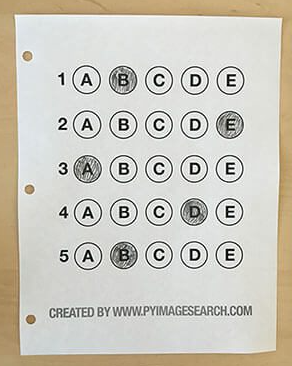
#> input picture omr_sheets/reference/ref.png, 292 x 366 px
$ python -i warpImage.py   (imports and definitions only)
#> lines starting #> are read from the running program, lines starting #| are printed output that depends on the picture; after the words box and inside, x2 and y2 are one past the last pixel; in counts of white or black regions, pixels touching at a corner belong together
### utils.py
import numpy as np
import cv2
import operator

# [8 lines left out: function adjust_contrast, not called in this run]

def order_points(pts):
	# initialzie a list of coordinates that will be ordered
	# such that the first entry in the list is the top-left,
	# the second entry is the top-right, the third is the
	# bottom-right, and the fourth is the bottom-left
	rect = np.zeros((4, 2), dtype = "float32")
	# the top-left point will have the smallest sum, whereas
	# the bottom-right point will have the largest sum
	s = pts.sum(axis = 1)
	rect[0] = pts[np.argmin(s)]
	rect[2] = pts[np.argmax(s)]
	# now, compute the difference between the points, the
	# top-right point will have the smallest difference,
	# whereas the bottom-left will have the largest difference
	diff = np.diff(pts, axis = 1)
	rect[1] = pts[np.argmin(diff)]
	rect[3] = pts[np.argmax(diff)]
	# return the ordered coordinates
	return rect

def four_point_transform(image, pts):
	# obtain a consistent order of the points and unpack them
	# individually
	rect = order_points(pts)
	(tl, tr, br, bl) = rect
	# compute the width of the new image, which will be the
	# maximum distance between bottom-right and bottom-left
	# x-coordiates or the top-right and top-left x-coordinates
	widthA = np.sqrt(((br[0] - bl[0]) ** 2) + ((br[1] - bl[1]) ** 2))
	widthB = np.sqrt(((tr[0] - tl[0]) ** 2) + ((tr[1] - tl[1]) ** 2))
	maxWidth = max(int(widthA), int(widthB))
	# compute the height of the new image, which will be the
	# maximum distance between the top-right and bottom-right
	# y-coordinates or the top-left and bottom-left y-coordinates
	heightA = np.sqrt(((tr[0] - br[0]) ** 2) + ((tr[1] - br[1]) ** 2))
	heightB = np.sqrt(((tl[0] - bl[0]) ** 2) + ((tl[1] - bl[1]) ** 2))
	maxHeight = max(int(heightA), int(heightB))
	# now that we have the dimensions of the new image, construct
	# the set of destination points to obtain a "birds eye view",
	# (i.e. top-down view) of the image, again specifying points
	# in the top-left, top-right, bottom-right, and bottom-left
	# order
	dst = np.array([
		[0, 0],
		[maxWidth - 1, 0],
		[maxWidth - 1, maxHeight - 1],
		[0, maxHeight - 1]], dtype = "float32")
	# compute the perspective transform matrix and then apply it
	M = cv2.getPerspectiveTransform(rect, dst)
	warped = cv2.warpPerspective(image, M, (maxWidth, maxHeight))
	# return the warped image
	return warped

# [77 lines left out: functions convert_to_binary, is_omr_bubble, splitBoxes, not called in this run]

# [15 lines of commented-out code are left out]

class Bubble:
	# [6 lines left out: function __init__, not called in this run]

	@property
	def area(self):
		return self.width * self.height

# [25 lines of commented-out code are left out]

# [118 lines left out: functions regularize, sort_bubbles, fill_blank_table, replace_outliers_with_average, detect_answer, calculate_image_similarity, not called in this run]

def calculate_bubble_similarity(bubble1, bubble2):
    return calculate_image_similarity(bubble1.image, bubble2.image)

# [98 lines left out: functions combinate, combine, paste, pasteOnlyBubble, not called in this run]


# def combine(bubbleArray, needLength):

# you have to write this function, this function should output an array of bubble objects, the length of this bubble must be equal to needLength, this function should work by calling calculate_image_similarity() on images in bubbleArray, and combining those which are most similar

### warpImage.py
import cv2
import utils
import imutils
import numpy as np

def warpImage(imagePath, savePath):
#> called with imagePath = 'omr_sheets/reference/ref.png', savePath = 'out.png'
	image = cv2.imread(imagePath)
#> image is the input picture: shape (366, 292, 3); mean B, G, R 190, 200.4, 203.9


	grayscale = cv2.cvtColor(image, cv2.COLOR_BGR2GRAY)
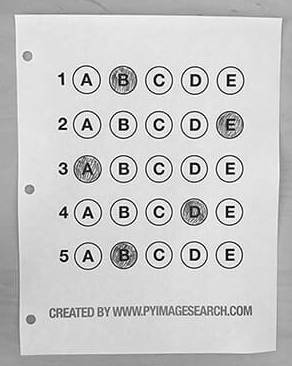
#> grayscale: shape (366, 292); min 0, max 255, mean 200.3

	gaussianBlurr = grayscale#cv2.GaussianBlur(grayscale, (5,5), 0) # maybe adjust the convolution kernel dynamically lol

	# we need to find the ends of the paper, so
	edged = cv2.Canny(gaussianBlurr, 75, 200)
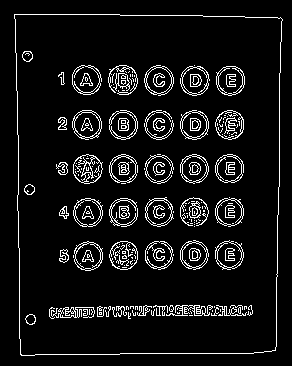
#> edged: shape (366, 292); 7.8% white in thin lines or dots, all inside (x1, y1, x2, y2) = (14, 14, 283, 356)

	#contours
	contors = cv2.findContours(edged, cv2.RETR_EXTERNAL, cv2.CHAIN_APPROX_SIMPLE)
#> contors = 1 contour; box (x1, y1, x2, y2) and area: (14, 14, 283, 356) 88112

	contors = imutils.grab_contours(contors)

	docCnt = None

	if len(contors)>0:
		#it exists, sort it
		contors = sorted(contors, key=cv2.contourArea)

		for c in contors:
			perim = cv2.arcLength(c, True)
			approx = cv2.approxPolyDP(c, 0.02*perim, True)

			if (len(approx) == 4):
				docCnt = approx
				break
#> this loop made 1 pass
#> (perim, docCnt) on pass 1: (1206.4, [[14, 14], [20, 354], [275, 350], [282, 19]])

	warped = utils.four_point_transform(grayscale, docCnt.reshape(4,2))
#> in order_points, `s = pts.sum(axis = 1)`: s = [28, 374, 625, 301]
#> in order_points, `diff = np.diff(pts, axis = 1)`: diff = [0, 334, 75, -263]
#> in four_point_transform, `rect = order_points(pts)`: rect = [[14, 14], [282, 19], [275, 350], [20, 354]]
#> in four_point_transform, `(tl, tr, br, bl) = rect`: tl = [14, 14]; tr = [282, 19]; br = [275, 350]; bl = [20, 354]
#> in four_point_transform, `widthA = np.sqrt(((br[0] - bl[0]) ** 2) + ((br[1] - bl[1]) ** 2))`: widthA = 255
#> in four_point_transform, `widthB = np.sqrt(((tr[0] - tl[0]) ** 2) + ((tr[1] - tl[1]) ** 2))`: widthB = 268
#> in four_point_transform, `heightA = np.sqrt(((tr[0] - br[0]) ** 2) + ((tr[1] - br[1]) ** 2))`: heightA = 331.1
#> in four_point_transform, `heightB = np.sqrt(((tl[0] - bl[0]) ** 2) + ((tl[1] - bl[1]) ** 2))`: heightB = 340.1
#> in four_point_transform, `maxHeight = max(int(heightA), int(heightB))`: maxHeight = 340
#> in four_point_transform, `dst = np.array([ [0, 0], [maxWidth - 1, 0], [maxWidth - 1, maxHeight -..`: dst = [[0, 0], [267, 0], [267, 339], [0, 339]]
#> in four_point_transform, `M = cv2.getPerspectiveTransform(rect, dst)`: M = [[0.966, -0.0171, -13.29], [-0.0176, 0.945, -12.98], [-9.8e-05, -0.000142, 1]]
#> in four_point_transform, `warped = cv2.warpPerspective(image, M, (maxWidth, maxHeight))`:
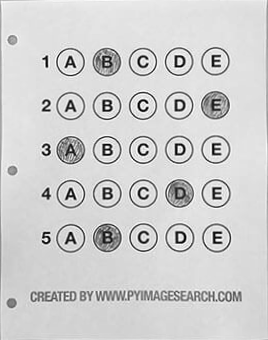
#> warped: shape (340, 268); min 1, max 255, mean 207.8

	cv2.imwrite(savePath, warped)
	return savePath

def getMasks(image, rectangles):
	# Create an empty list to store the mask images
	masks = []
	highlight_image = np.zeros_like(image)

	# Loop through each rectangle in the rectangles list
	for rect in rectangles:
		# Create a black canvas with the same size as the input image
		mask = np.zeros_like(image)

		# Get the coordinates and dimensions of the rectangle
		x, y, w, h = rect['x'], rect['y'], rect['width'], rect['height']

		# Draw the rectangle on the mask, making the pixels white
		cv2.rectangle(mask, (x, y), (x + w, y + h), (255, 255, 255), -1)

		# Add the mask to the list
		masks.append(mask)

		# Draw the rectangle on the highlight_image
		cv2.rectangle(highlight_image, (x, y), (x + w, y + h), (255, 255, 255), -1)
	cv2.imwrite('omr_sheets\\reference\\highlighted_image.png', highlight_image)

	return masks

>>> result = warpImage('omr_sheets/reference/ref.png', 'out.png')
